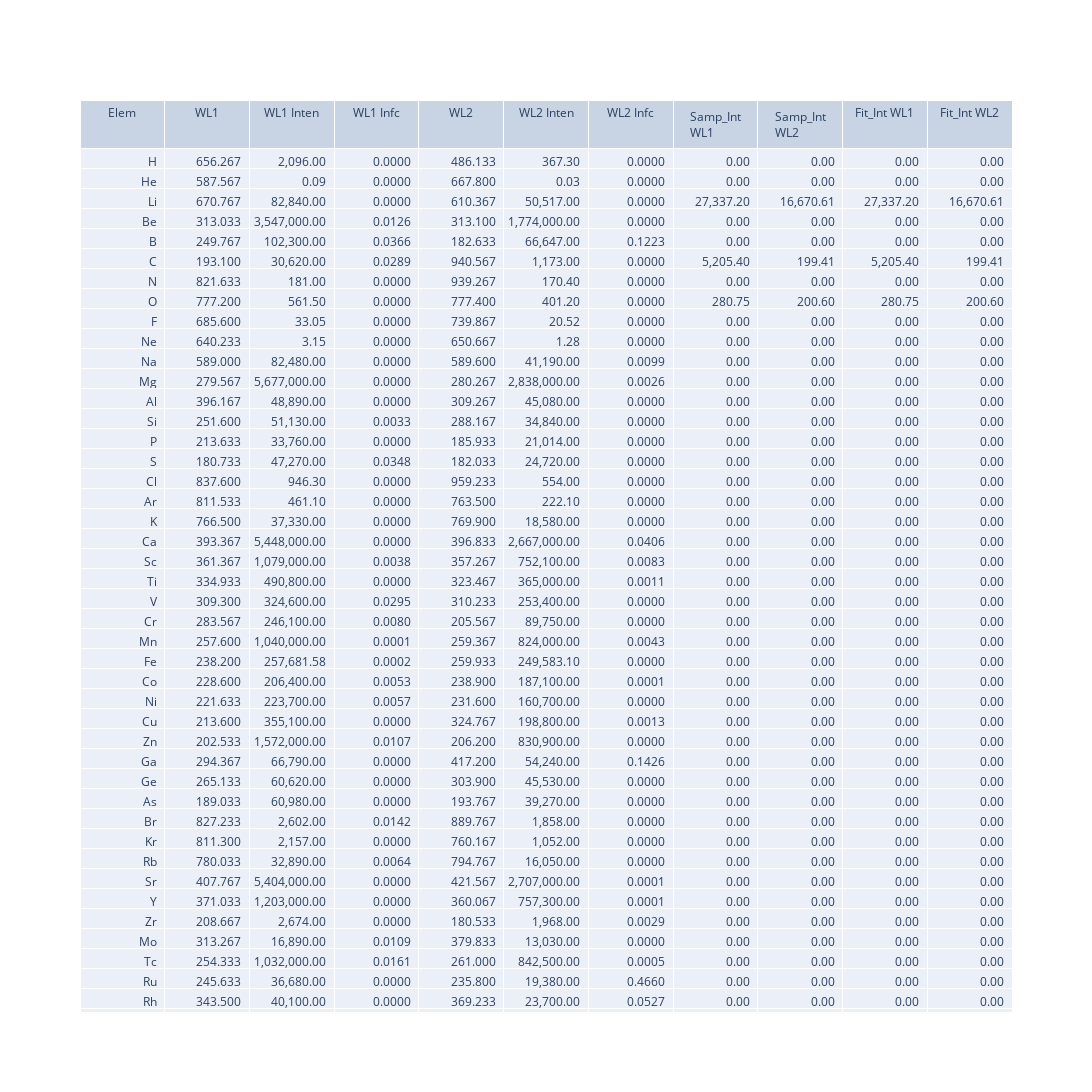

The code cell stored with this chart in its notebook:
### Code cell
#check for line alignment between y_lines and elemental lines and fit lines (good)
fit_inten = np.concatenate((fit_wts, fit_wts)) * el_ref_inten
tab_head = ['Elem','WL1','WL1 Inten', 'WL1 Infc', 'WL2','WL2 Inten','WL2 Infc', 'Samp_Int WL1', 'Samp_Int WL2', 'Fit_Int WL1', 'Fit_Int WL2']
data_cols = [avail_elem.copy()]
for i in range(2):
    data_cols.append(['{:.3f}'.format(x) for x in el_waves[:,i]])
    data_cols.append(['{:,.2f}'.format(x) for x in el_inten[:,i]])
    data_cols.append(['{:.4f}'.format(x) for x in el_infc[:,i]])

#add the y_lines sample intensity to check alignment
data_cols.append(['{:,.2f}'.format(x) for x in y_lines[0:len(avail_elem)]])
data_cols.append(['{:,.2f}'.format(x) for x in y_lines[len(avail_elem):]])
data_cols.append(['{:,.2f}'.format(x) for x in fit_inten[0:len(avail_elem)]])
data_cols.append(['{:,.2f}'.format(x) for x in fit_inten[len(avail_elem):]])


fig = go.Figure(data=[go.Table(
    #columnwidth = [40,75,100,100,75,100,100,75,100,100],
    header=dict(values=tab_head),
    cells=dict(values=data_cols,
                align='right',
                #fill_color = cell_col
                ))])

fig.update_layout(width=1200, height=1900)
                    
fig.show()

### Figure 1 — Plotly figure (JSON) as saved in the notebook; plotly's stock layout.template omitted (floating-point values rounded to 4 significant figures; data arrays with more than 128 entries replaced by an {"elided": "..."} marker saying what was removed)
{"data": [{"cells": {"align": "right", "values": {"elided": "11x80 str values"}}, "header": {"values": ["Elem", "WL1", "WL1 Inten", "WL1 Infc", "WL2", "WL2 Inten", "WL2 Infc", "Samp_Int WL1", "Samp_Int WL2", "Fit_Int WL1", "Fit_Int WL2"]}, "type": "table"}], "layout": {"height": 1900, "width": 1200}}
